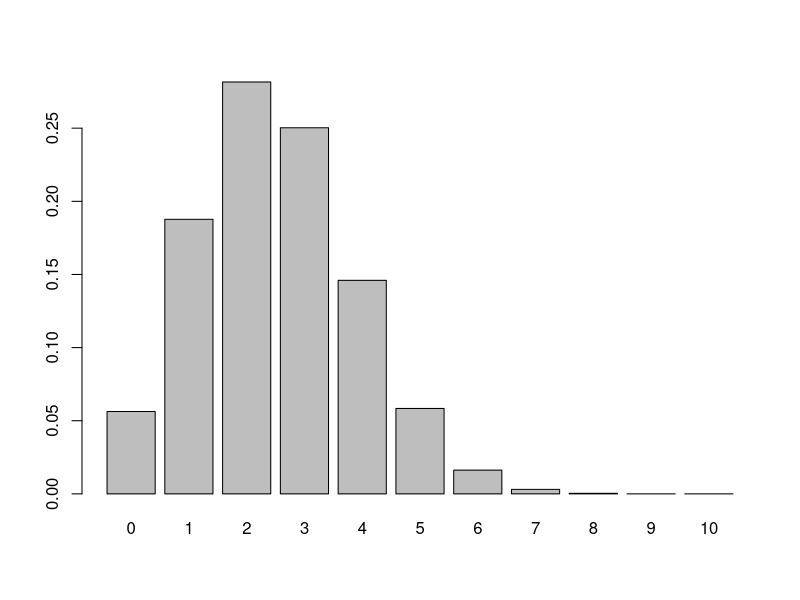

Source code (R):
# Binomialverteilung Bin(n, p): Tabelle von p(x) und F(x) selbst berechnen
n <- 10; p <- 0.25                         # Parameter: Versuche und Erfolgs-W'keit #@par
F <- 0                                     # kumulierte Summe F(x) = P(X <= x) #@F0
for (x in 0:n) {                           # alle möglichen Werte 0 bis n #@loop
  px <- choose(n, x) * p^x * (1 - p)^(n - x)   # Reihenfolgen * Erfolge * Misserfolge #@px
  F <- F + px                              # bis x aufsummieren #@F
  cat(x, round(px, 4), round(F, 4), "\n")  # Zeile der Tabelle ausgeben #@out
}
# eingebaut: d = Wahrscheinlichkeit, p = Verteilungsfunktion, q = Quantil, r = Zufallszahlen
dbinom(2, n, p); pbinom(4, n, p); 1 - pbinom(4, n, p)   # P(X=2), P(X<=4), P(X>=5)
barplot(dbinom(0:n, n, p), names.arg = 0:n)             # Stabdiagramm von p(x)
